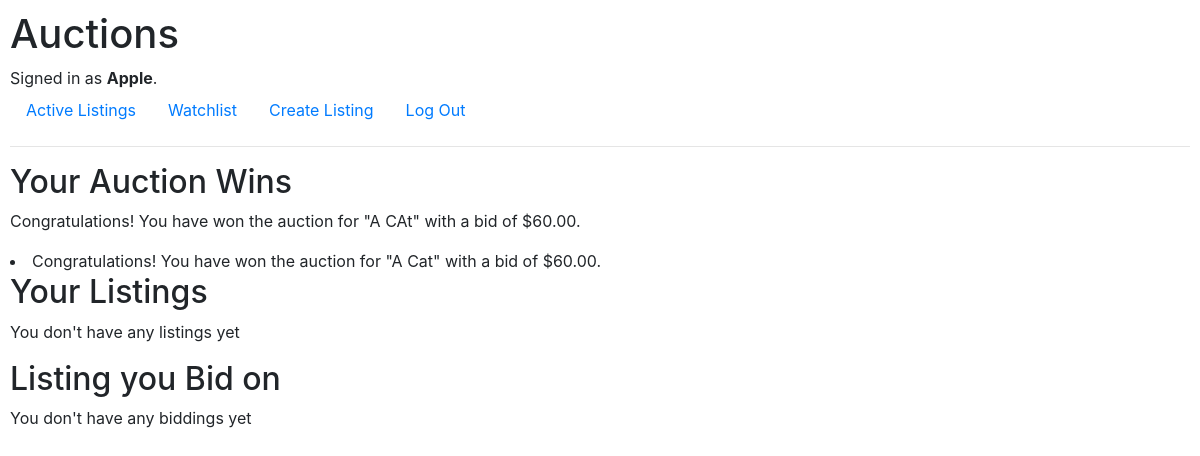
Page / (signed in) on the committed database.
### auctions/models.py (models this page shows)
class User(AbstractUser):
    pass

class Auction_results(models.Model):
    auction = models.ForeignKey(Auction_listings, on_delete=models.SET_NULL, null=True, blank=True)
    winner = models.ForeignKey(User, on_delete=models.CASCADE)
    bid_amount = models.DecimalField(max_digits=10, decimal_places=2)
    message = models.TextField(blank=True, null=True)

### auctions/views.py (the view)
# urls.py: path("", views.index, name="index"),
def index(request):
    if request.user.is_authenticated:
        listings = Auction_listings.objects.filter(owner=request.user)
        auction_results = Auction_results.objects.filter(winner=request.user)
        user_bids = Bids.objects.filter(user=request.user)
        unique_bids = {bid.auction.id: bid.auction for bid in user_bids}
        bid_listings = list(unique_bids.values())
        return render(request, "auctions/index.html", {
            "listings": listings,
            "auction_results": auction_results,
            "bid_listings": bid_listings,
        })
    else:
        return HttpResponseRedirect(reverse('active_listing'))

### auctions/templates/auctions/index.html
{% extends "auctions/layout.html" %}
{% block body %}
    {% if user.is_authenticated %}
        {% if auction_results %}
            <h2>Your Auction Wins</h2>
            <ul id="nodecor">
                {% for result in auction_results %}
                    <li>{{ result.message }} <small>{{ result.auction.title }}</small></li>
            </ul>
                {% endfor %}
        {% else %}
            <p>No auction wins yet.</p>
        {% endif %}
        <h2>Your Listings</h2>
        <ul id="nodecor">
            {% if listings %}
                {% for list in listings %}
                    <hr>
                    <div style="display: flex;">
                        <li>
                            {% if list.url %}
                                <img src="{{ list.url }}" alt="cat" width="140px">
                            {% else %}
                                <img src="path/to/placeholder-image.jpg" alt="Placeholder Image" width="140px">
                            {% endif %}
                        </li>
                        <li style="margin-left: 40px;">
                            <a href="{% url 'listing' list.id %}">
                                <h5>{{ list.title }} </h5>
                            </a>
                            <h6><b>Original Price: ${{ list.bid }} </b></h6>
                            {% if list.description %}
                                <h6>{{ list.description }}</h6>
                            {% endif %}
                            <p>Created {{ list.now }}</p6>
                        </li>
                    </div>
                    <hr>
                {% endfor %}
            {% else %}
                    <p>You don't have any listings yet</p>
            {% endif %}
        </ul>
        <h2>Listing you Bid on</h2>
        <ul id="nodecor">
            {% if bid_listings %}
                {% for list in bid_listings %}
                    <hr>
                    <div style="display: flex;">
                        <li>
                            {% if list.url %}
                                <img src="{{ list.url }}" alt="cat" width="140px">
                            {% else %}
                                <img src="path/to/placeholder-image.jpg" alt="Placeholder Image" width="140px">
                            {% endif %}
                        </li>
                        <li style="margin-left: 40px;">
                            <a href="{% url 'listing' list.id %}">
                                <h5>{{ list.title }} </h5>
                            </a>
                            <h6><b>Original Price: ${{ list.bid }} </b></h6>
                            {% if list.description %}
                                <h6>{{ list.description }}</h6>
                            {% endif %}
                            <p>Created {{ list.now }}</p6>
                        </li>
                    </div>
                    <hr>
                {% endfor %}
            {% else %}
                    <p>You don't have any biddings yet</p>
            {% endif %}
        </ul>
    {% else %}
        <p>blahblah</p>
    {% endif %}
{% endblock %}

### auctions/templates/auctions/layout.html (shortened to what this page needs)
{% load static %}
<!DOCTYPE html>
<html lang="en">
    <head>
        <link rel="stylesheet" href="https://stackpath.bootstrapcdn.com/bootstrap/4.4.1/css/bootstrap.min.css">
        <link href="{% static 'auctions/styles.css' %}" rel="stylesheet">
    </head>
    <body>
        <h1>Auctions</h1>
        <div>
            {% if user.is_authenticated %}
                Signed in as <strong>{{ user.username }}</strong>.
            {% else %}
                Not signed in.
            {% endif %}
        </div>
        <ul class="nav">
                <li class="nav-item">
                    <a class="nav-link" href="{% url 'active_listing' %}">Active Listings</a>
                </li>
            {% if user.is_authenticated %}
                <li class="nav-item">
                    <a class="nav-link" href="{% url 'watchlist' %}">Watchlist</a>
                </li>
                <li class="nav-item">
                    <a class="nav-link" href="{% url 'new_listing' %}">Create Listing</a>
                </li>
                <li class="nav-item">
                    <a class="nav-link" href="{% url 'logout' %}">Log Out</a>
                </li>
            {% endif %}
        </ul>
        <hr>
        {% block body %}
        {% endblock %}
    </body>
</html>

### auctions/static/auctions/styles.css (style rules this page uses)
body { padding: 10px; }
#nodecor { list-style-type: none; padding-left: 0; }

### rows in the picture
User: username "Apple"
Auction_results: message "Congratulations! You have won the auction for \"A CAt\" with a bid of $60.00."
Auction_results: message "Congratulations! You have won the auction for \"A Cat\" with a bid of $60.00."
